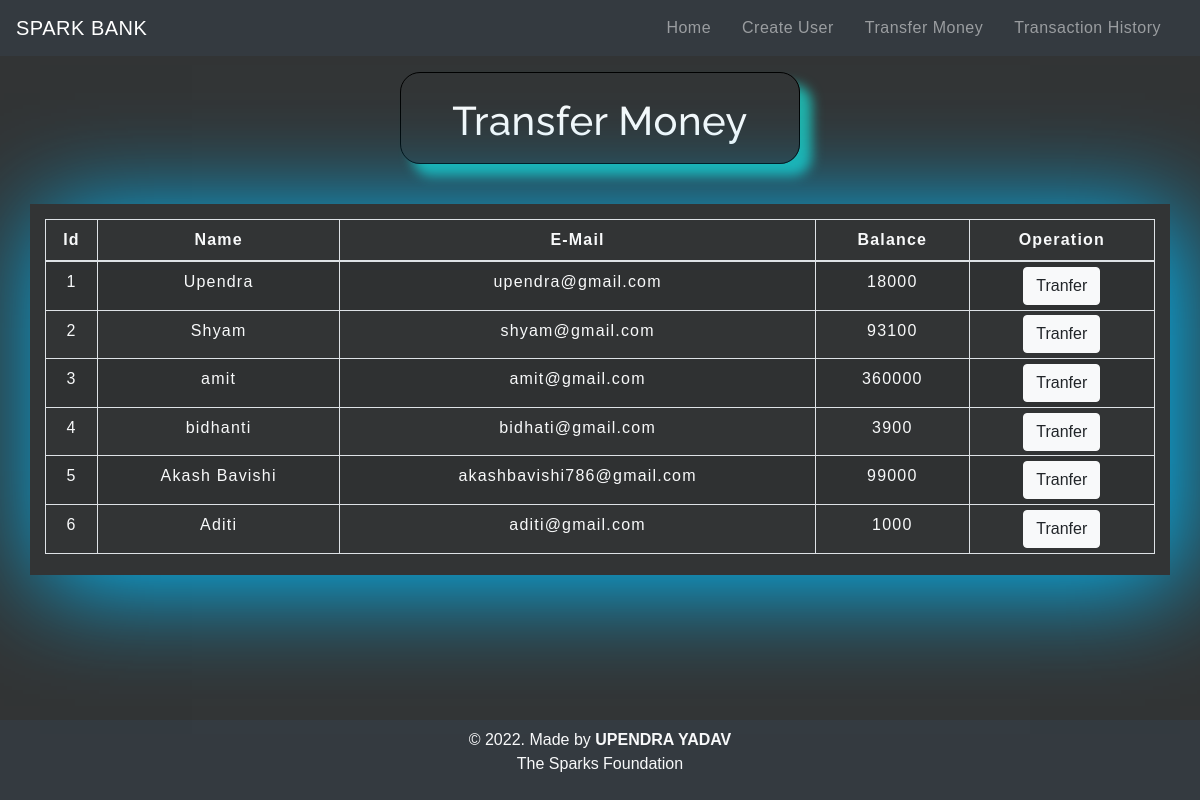
The app's page /transfermoney.php with its own data.
### tables this page shows
CREATE TABLE `users` (
  `id` int(11) NOT NULL,
  `name` varchar(255) NOT NULL,
  `email` varchar(255) NOT NULL,
  `balance` int(255) NOT NULL,
  `time` datetime NOT NULL DEFAULT current_timestamp()
);

### transfermoney.php (the view, shortened to what this page needs)
<!DOCTYPE html>
<html lang="en">
<head>
    <link rel="stylesheet" href="https://cdn.jsdelivr.net/npm/bootstrap@4.5.3/dist/css/bootstrap.min.css">
    <link rel="stylesheet" href="style.css">
</head>
<body>
    <?php
    include './partials/_dbconnect.php';
    $sql = "SELECT * FROM users";
    $result = mysqli_query($conn, $sql);
    ?>
    <?php
    include './partials/_navbar.php'
    ?>
    <div class="container text-light con">
        <h2 class="text-center text-light pt-4 fontlight">Transfer Money</h2>
        <br>
        <div class="row">
            <div class="col">
                <div class="table-responsive-sm">
                    <table class="table table-hover table-sm table-striped table-condensed table-bordered">
                        <thead>
                            <tr>
                                <th scope="col" class="text-center text-light py-2">Id</th>
                                <th scope="col" class="text-center text-light py-2">Name</th>
                                <th scope="col" class="text-center  text-light py-2">E-Mail</th>
                                <th scope="col" class="text-center text-light py-2">Balance</th>
                                <th scope="col" class="text-center text-light py-2">Operation</th>
                            </tr>
                        </thead>
                        <tbody>
                            <?php
                            while ($rows = mysqli_fetch_assoc($result)) {
                            ?>
                                <tr>
                                    <td class="text-light py-2"><?php echo $rows['id'] ?></td>
                                    <td class="text-light py-2"><?php echo $rows['name'] ?></td>
                                    <td class="text-light py-2"><?php echo $rows['email'] ?></td>
                                    <td class="text-light py-2"><?php echo $rows['balance'] ?></td>
                                    <td><a href="userdetails.php?id= <?php echo $rows['id']; ?>"> <button type="button" class="btn btn-light">Tranfer</button></a></td>
                                </tr>
                            <?php
                            }
                            ?>
                        </tbody>
                    </table>
                </div>
            </div>
        </div>
    </div>
    <footer class="text-center mt-5 py-2 text-light bg-dark">
        <p>&copy 2022. Made by <b>UPENDRA YADAV</b> <br> The Sparks Foundation</p>
    </footer>
</body>
</html>

### partials/_navbar.php (shortened to what this page needs)
<nav class="navbar navbar-expand-md navbar-dark bg-dark">
      <a class="navbar-brand" href="index.php">SPARK BANK</a>
      <div class="collapse navbar-collapse" id="collapsibleNavbar">
            <ul class="navbar-nav ml-auto">
              <li class="nav-item">
                <a class="nav-link" href="index.php">Home</a>
              </li>
              <li class="nav-item">
                <a class="nav-link" href="/Banking_system/createusers.php">Create User</a>
              </li>
              <li class="nav-item">
                <a class="nav-link" href="transfermoney.php">Transfer Money</a>
              </li>
              <li class="nav-item">
                <a class="nav-link" href="transactionhistory.php">Transaction History</a>
              </li>
          </div>
       </nav>

### style.css (style rules this page uses)
* { padding: 0; margin: 0; box-sizing: border-box; font-family: sans-serif; }
body { background-color: #323435; }
.nav-link { margin-right: 15px; color: #2f363f; letter-spacing: 0.5px; transition: 0.5s; }
.navbar-brand { color: #4c4b4b; letter-spacing: 0.5px; }
h2 { color: #4c4b4b; letter-spacing: 0.5px; font-family: raleway; }
.fontlight { border: 1px solid black; width: 400px; margin: 16px auto; border-radius: 20px; padding: 18px; box-shadow: 12px 12px 12px lightseagreen; }
.col { box-shadow: 10px 10px 100px deepskyblue; padding-top: 15px; padding-bottom: 5px; }
h2 { font-size: 40px; }
table { letter-spacing: 1.2px; }
td { text-align: center; }
button { border: none; background: #d9d9d9; transition: 1s; }
.con { min-height: 600px !important; }

### records on screen
users: id "1", name "Upendra", email "upendra@gmail.com", balance "18000"
users: id "2", name "Shyam", email "shyam@gmail.com", balance "93100"
users: id "3", name "amit", email "amit@gmail.com", balance "360000"
users: id "4", name "bidhanti", email "bidhati@gmail.com", balance "3900"
users: id "5", name "Akash Bavishi", email "akashbavishi786@gmail.com", balance "99000"
users: id "6", name "Aditi", email "aditi@gmail.com", balance "1000"
